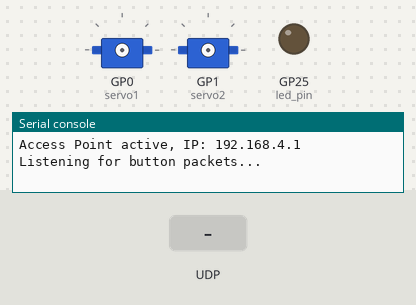
A program run on a simulated Raspberry Pi Pico running MicroPython. Shown: 2 × servo, output pins drawn as LEDs (lit = HIGH), the last lines printed to the serial console. Inputs (shaded band) come from the test bench. The board's own WiFi access point starts at once; servo angles are drawn from the pulse width (0.5 ms = 0°, 2.5 ms = 180°).

Above: at 2.5 s.
2.6 s: UDP packet "OI" arrives
4.1 s: UDP packet "OO" arrives
At 5.1 s:
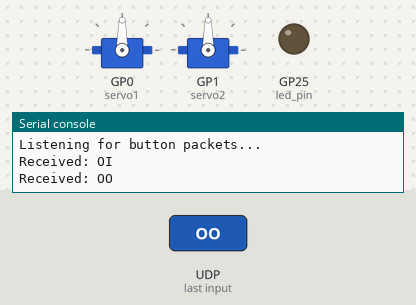
5.6 s: UDP packet "II" arrives
At 6.3 s:
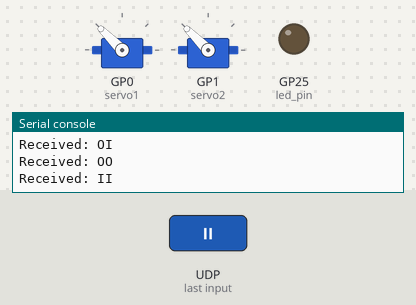
Timing chart, 0 to 8.6 s (numbered marks = the images above; inputs shaded):
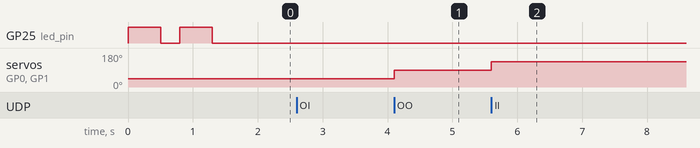

Measured:
- after the input at 4.1 s, servo on GP0 (servo1), servo on GP1 (servo2): 45° → 90° at once
- after the input at 5.6 s, servo on GP0 (servo1), servo on GP1 (servo2): 90° → 135° at once

The program:

2servos_atonce.py
```python
# pico_ap_led.py
import network
import socket
from machine import Pin, PWM
import time

led_pin = machine.Pin("LED",machine.Pin.OUT)


servo1 = PWM(Pin(0))
servo2 = PWM(Pin(1))

servo1.freq(50)
servo2.freq(50)


def set_servo_ms(servo, ms):
    duty = int((ms / 20.0) * 65535)
    servo.duty_u16(duty)

# -------- Controls --------

def stop(serv):
    set_servo_ms(serv,1.5)   # 1.5 ms → stop

def full_speed_cw(serv):
    set_servo_ms(serv,2.0)   # 2.0 ms → CW max

def full_speed_ccw(serv):
    set_servo_ms(serv,1.0)   # 1.0 ms → CCW max

def slow_cw(serv):
    set_servo_ms(serv,1.7)   # Slightly above 1.5 ms

def slow_ccw(serv):
    set_servo_ms(serv,1.3)   # Slightly below 1.5 ms

def raketovy_pohon():
    full_speed_ccw(servo1)
    full_speed_ccw(servo2)

def raketovy_reverse():
    full_speed_cw(servo1)
    full_speed_cw(servo2)

def stop_both():
    stop(servo1)
    stop(servo2)


# Start wifi Access Point
ap = network.WLAN(network.AP_IF)
ap.config(essid='PICO_LED_AP', password='12345678')
ap.active(True)
print('Access Point active, IP:', ap.ifconfig()[0])

# UDP setup
udp = socket.socket(socket.AF_INET, socket.SOCK_DGRAM)
udp.bind(('0.0.0.0', 5005))
led_pin.value(1)
time.sleep(0.5)
led_pin.value(0)
time.sleep(0.3)
led_pin.value(1)
time.sleep(0.5)
led_pin.value(0)
print("Listening for button packets...")

while True:
    data, addr = udp.recvfrom(1024)
    msg = data.decode().strip()
    print("Received:", msg)

    if msg == "OI":
        raketovy_pohon()
    elif msg == "OO":
        stop_both()
    if msg == "II":
        raketovy_reverse()
    elif msg == "IO":
        stop_both()
```
